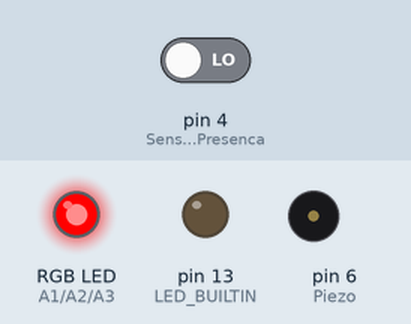
Simulated run of this sketch. Board: Arduino Uno, built with avr-gcc and run on an emulated ATmega328P. Parts: an RGB LED mixed from three pins (HIGH = lit), output pins drawn as LEDs (lit = HIGH), buzzer (waves = sounding, pin HIGH). Inputs (shaded band) come from the test bench; at power-on: pin 4 (Sensor_Presenca) LOW.

Above: at 3.0 s.
3.1 s: pin 4 (Sensor_Presenca) driven HIGH
At 3.1 s:
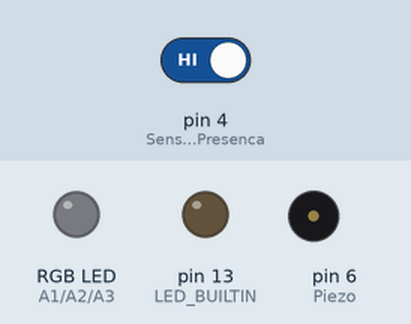
At 6.8 s:
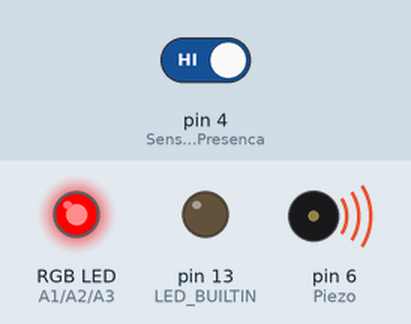
Timing chart, 0 to 12.1 s (numbered marks = the images above; inputs shaded):
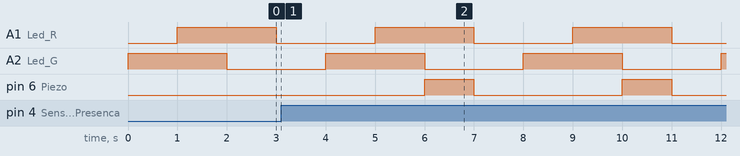

Measured:
- after the input at 3.1 s, pin 6 (Piezo): alternates HIGH for 1.0 s and LOW for 3.0 s, starting after 2.9 s
- by itself, A1 (Led_R), A2 (Led_G): alternates HIGH for 2.0 s and LOW for 2.0 s

The sketch:

led_rgb_sensor_presenca1.ino
```cpp
// C++ code
//
#define Led_R A1
#define Led_G A2
#define Led_B A3
#define Sensor_Presenca 4
#define Piezo 6

void Mudar_Cor(int Pot_R, int Pot_G, int Pot_B);


void setup()
{
  pinMode(LED_BUILTIN, OUTPUT);
  pinMode(Sensor_Presenca, INPUT);
  pinMode(Piezo, OUTPUT);
}

void loop()
{
  String cor;
  int contadorTempo = 0;
  digitalWrite(Sensor_Presenca, LOW);
  Mudar_Cor(0, 255, 0);
  cor = "verde";
  delay(1000);
  Mudar_Cor (255, 255, 0);
  cor = "amarelo";
  delay(1000);
  Mudar_Cor (255, 0, 0);
  cor = "vermelho";
  while(cor == "vermelho" && contadorTempo < 10){
    if(digitalRead(Sensor_Presenca) == HIGH){
      digitalWrite(Piezo, HIGH);
    }
    delay(100);
    digitalWrite(Piezo, LOW);
    contadorTempo++;
  }
  Mudar_Cor(0, 0, 0);
  delay(1000);
}

void Mudar_Cor(int Pot_R, int Pot_G, int Pot_B){
  analogWrite(Led_R, Pot_R);
  analogWrite(Led_G, Pot_G);
  analogWrite(Led_B, Pot_B);
}
```
